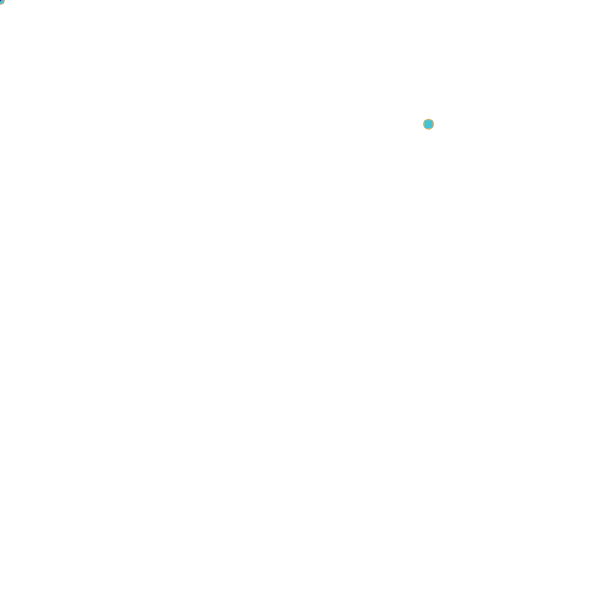
Frame 1 (no input)
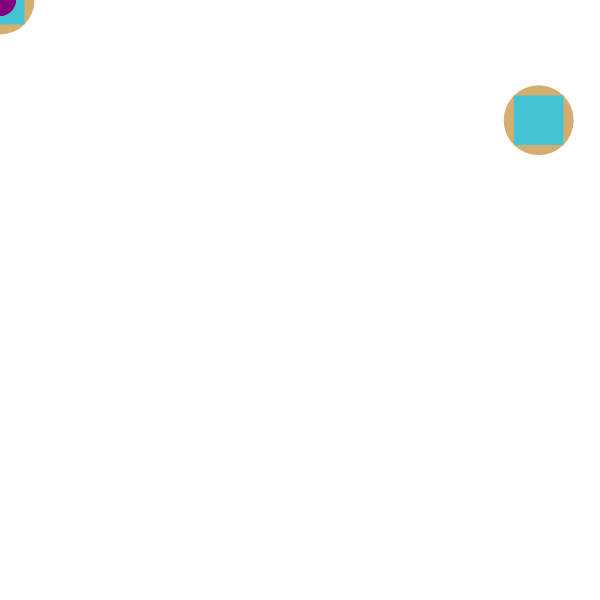
Frame 60 (no input)
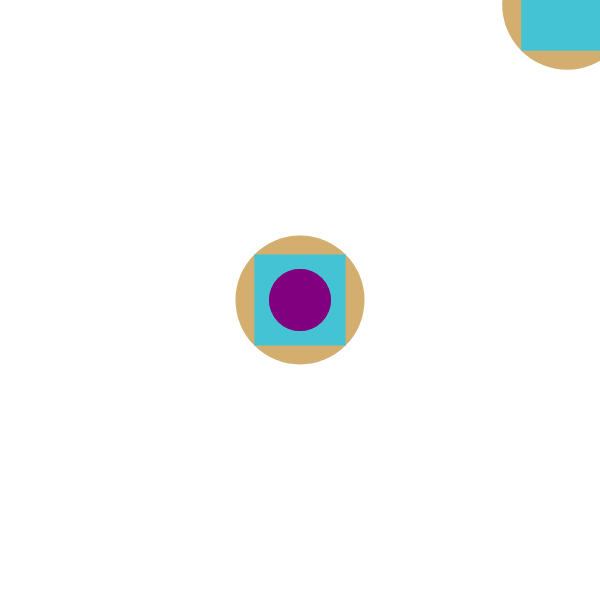
Frame 120 (the mouse pressed at the canvas centre since frame 60)

The p5.js sketch that drew these frames (run headless with seeded random() and noise() and a simulated clock; from frame 60 on, the mouse is pressed at the canvas centre):

// p5.js sketch
// ── sketch.js
/* Lab 3

Pay attention to the order of the TODOs! For instance, TODO 1 is actually located on line 40.
*/

let ochre = "#D3AE6F"
let prisBlue = "#44C3D4"
let grape = "purple"
let size = 10
let A = 2

function setup() {
  createCanvas(600, 600);
  noStroke()
}

function draw() {
  background("white");

  // TODO 2: we want the size of the shape to increase over
  //   time. We can do this by storing a value in a variable
  //   and then updating that value every time draw runs.
  //   Uncomment line 10 and line 24, then update the call
  //   to myShape to use the size variable
  
  

function draw() { 
  background(204);
  x += random(-speed,speed);
  y += random(-speed,speed);
  ellipse(x,y,diameter, diameter);
}
  myShape(mouseX,mouseY,size)
  size += 1
  myShape(mouseX,mouseY,A)
  A += 0.5
  // TODO 6: uncomment the line below and comment the call
  //   to myShape above. 
  myShape(random(width), random(height), size, A)
  // TODO 7: think about how we could get the shape to appear
  //   in a single random location every time we run the sketch.
  //   Update the code to implement this change. 
  // TODO 8: update the code to move the shape randomly by a
  //   little bit (+/- one pixel?) every time in draw.              
}
function myShape(x,y,r) {
  fill(ochre)
  circle(x,y,r)
  fill(prisBlue)

  // const s = r/sqrt(2)
  // const h_s = s/2  
  // TODO 1: notice that we are computing the size of the square
  //   three different times each time we draw the shape. We
  //   can reduce that to one by calculating the value once and 
  //   storing it in a variable. Uncomment the lines above and
  //   replace the appropriate values below. 
  square(x-r/sqrt(2)/2, y-r/sqrt(2)/2,r/sqrt(2))
  fill(grape)
  ellipse(mouseX,mouseY,A)
  // TODO 2: we did increase the efficiency a lot, but there's a
  //   way to increase it a little bit more through calculating
  //   value once and storing it. Any thoughts as to how?
  // TODO 4: add another shape either inside the square or outside
  //   the circle with a different color whose value is stored 
  //   as a variable (like ochre and prisBlue)
  // TODO 5: update myShape so that the variable names are color1,
  //   color2, and color3 and assign three different colors to 
  //   those values.
}

/** 
Hex Codes for the Official Avenues Colors 

#ffffff (white)
#000000 (black)
#B7B09C (ash)
#D3AE6F (ochre)
#3D68B2 (indigo)
#267355 (moss)
#44C3D4 (pristine blue)
#9796C9 (violet)
#CAC3BC (nimbus)
#C5D982 (pistachio)
#8A916A (olive)
#C17E60 (terracotta)
#F5CD64 (gold)
#C3411E (clay)
#0D9A48 (grass)
#273879 (navy)
*/
